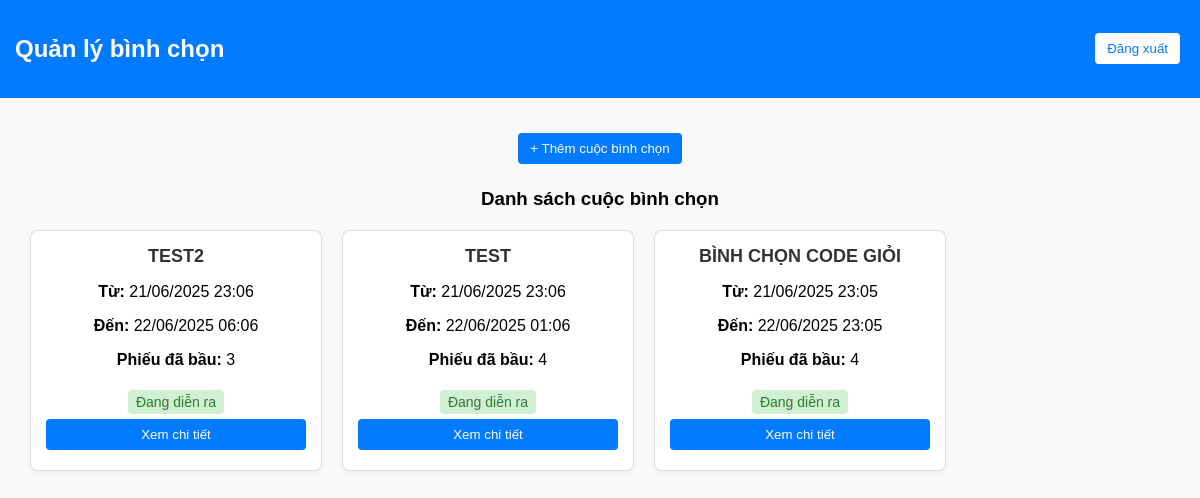
The page /admin (signed in) on the database its author committed.
### models.py (models this page shows)
class Poll(db.Model):
    id = db.Column(db.Integer, primary_key=True)
    title = db.Column(db.String(200), nullable=False)
    start_time = db.Column(db.DateTime, nullable=False)
    end_time = db.Column(db.DateTime, nullable=False)
    candidates = db.relationship("Candidate", backref="poll", lazy=True, cascade="all, delete")

### app.py (the view)
@app.route("/admin")
def admin():
    if "user_id" not in session or not session.get("is_admin"):
        return redirect(url_for("login"))
    polls = Poll.query.order_by(Poll.id.desc()).all()
    all_votes = blockchain.get_all_votes()
    for poll in polls:
        poll.vote_count = sum(1 for vote in all_votes if vote["candidate"] in [c.name for c in poll.candidates])
    return render_template("admin.html", polls=polls, now=datetime.now(), username=session.get("username"))

### blockchain.py (called while the page is built)
    def get_all_votes(self):
        votes = []
        all_blocks = Block.query.all()
        for block in all_blocks:
            votes.extend(json.loads(block.votes_json))
        for poll_votes in self.current_votes.values():
            votes.extend(poll_votes)
        return votes

### templates/admin.html (shortened to what this page needs)
<!DOCTYPE html>
<html lang="vi">
<head>
    <link rel="stylesheet" href="/static/style.css">
</head>
<body>
    <div class="header">
        <h2>Quản lý bình chọn</h2>
        <a href="/logout"><button class="logout-btn">Đăng xuất</button></a>
    </div>
    <div class="main">
        <button class="btn btn-primary" onclick="openModal()">+ Thêm cuộc bình chọn</button>
        <h3>Danh sách cuộc bình chọn</h3>
        <div class="polls-grid">
            {% for poll in polls %}
            <div class="poll-card">
                <div class="poll-body">
                    <h4>{{ poll.title }}</h4>
                    <p><strong>Từ:</strong> {{ poll.start_time.strftime('%d/%m/%Y %H:%M') }}</p>
                    <p><strong>Đến:</strong> {{ poll.end_time.strftime('%d/%m/%Y %H:%M') }}</p>
                    <p><strong>Phiếu đã bầu:</strong> {{ poll.vote_count }}</p>
                    {% if poll.end_time > now %}
                        <span class="status ongoing">Đang diễn ra</span>
                    {% else %}
                        <span class="status ended">Đã kết thúc</span>
                    {% endif %}
                </div>
                <div class="poll-footer">
                    <a href="/admin/poll/{{ poll.id }}">
                        <button class="btn btn-primary full-width">Xem chi tiết</button>
                    </a>
                </div>
            </div>
            {% else %}
            <p>Chưa có cuộc bình chọn nào.</p>
            {% endfor %}
        </div>
    </div>
</body>
</html>

### static/style.css (style rules this page uses)
body { font-family: Arial, sans-serif; text-align: center; margin: 50px; }
input, button { margin: 5px; padding: 10px; }
button { background-color: blue; color: white; border: none; cursor: pointer; }

### templates/admin.html (style rules this page uses)
body { margin: 0; font-family: Arial, sans-serif; background-color: #f9f9f9; }
.header { background-color: #007bff; color: white; padding: 15px; display: flex; justify-content: space-between; align-items: center; }
.logout-btn { background: white; color: #007bff; border: none; padding: 8px 12px; border-radius: 4px; cursor: pointer; }
.main { padding: 30px; }
.btn { padding: 8px 12px; border: none; border-radius: 4px; cursor: pointer; margin: 5px 0; }
.btn-primary { background-color: #007bff; color: white; }
.polls-grid { display: flex; flex-wrap: wrap; gap: 20px; margin-top: 20px; }
.poll-card { background: #fff; border: 1px solid #ddd; border-radius: 8px; width: 260px; display: flex; flex-direction: column; justify-content: space-between; padding: 15px; box-shadow: 0 2px 8px rgba(0,0,0,0.05); transition: transform 0.2s ease-in-out; }
.poll-body h4 { margin: 0 0 10px; font-size: 18px; color: #333; }
.poll-footer { margin-top: auto; text-align: center; }
.status { font-size: 14px; padding: 4px 8px; border-radius: 4px; display: inline-block; margin-top: 5px; }
.ongoing { background-color: #d1f0d1; color: #2e7d32; }
.full-width { width: 100%; }
input, button { padding: 8px; }

### rows shown on the page
Poll: title "TEST2", start_time "21/06/2025 23:06", end_time "22/06/2025 06:06", vote_count "3", shows "Đang diễn ra"
Poll: title "TEST", start_time "21/06/2025 23:06", end_time "22/06/2025 01:06", vote_count "4", shows "Đang diễn ra"
Poll: title "BÌNH CHỌN CODE GIỎI", start_time "21/06/2025 23:05", end_time "22/06/2025 23:05", vote_count "4", shows "Đang diễn ra"
